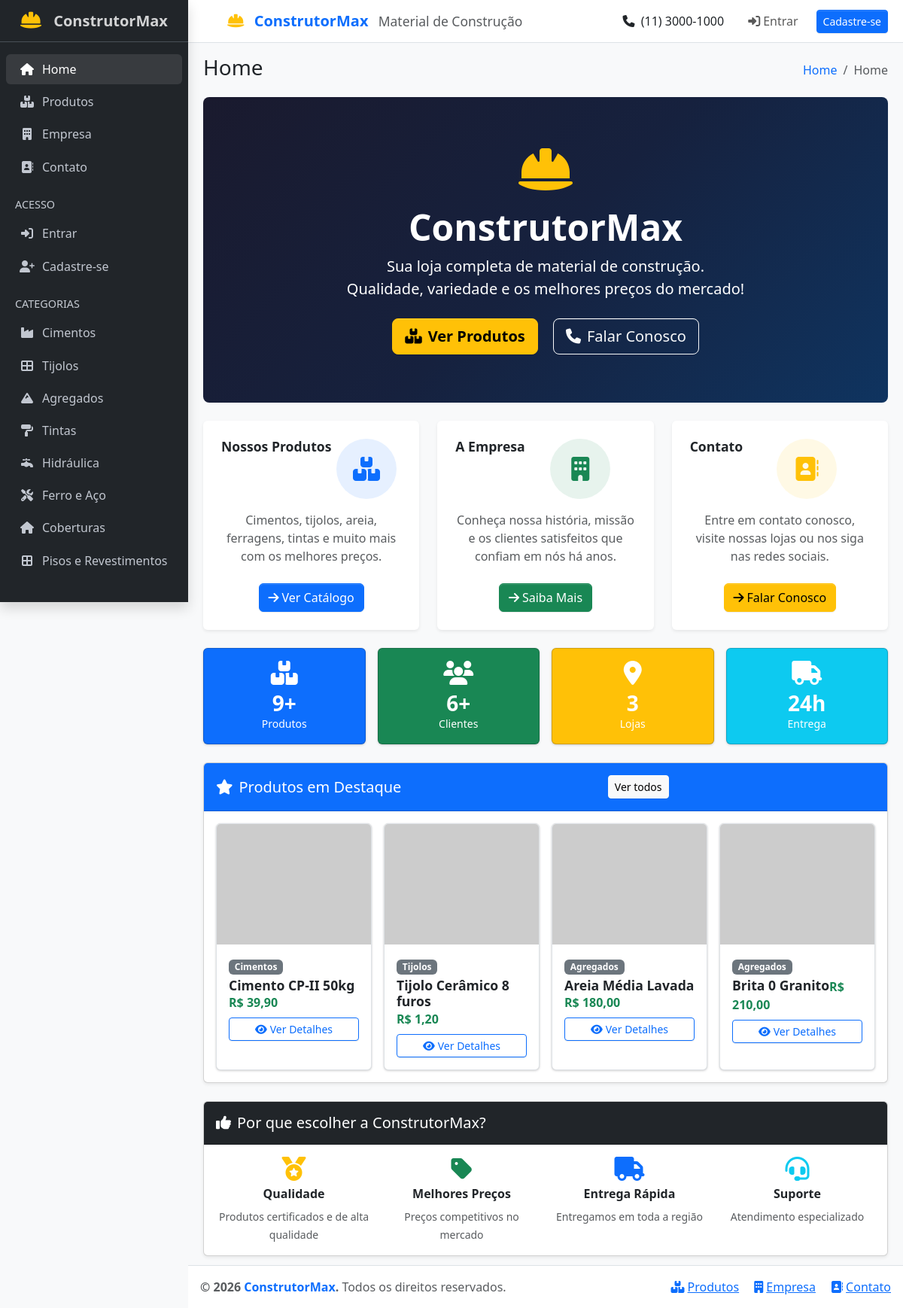
The page / on the database its author committed.
### tables this page shows
CREATE TABLE IF NOT EXISTS produtos (
    id        INT UNSIGNED    AUTO_INCREMENT PRIMARY KEY,
    nome      VARCHAR(150)    NOT NULL,
    categoria VARCHAR(80)     NOT NULL,
    preco     DECIMAL(10,2)   NOT NULL DEFAULT 0.00,
    estoque   INT UNSIGNED    NOT NULL DEFAULT 0,
    imagem    VARCHAR(500)    NOT NULL DEFAULT '',
    descricao TEXT            NOT NULL,
    criado_em TIMESTAMP       NOT NULL DEFAULT CURRENT_TIMESTAMP
);

### dados.php (called while the page is built, shortened)
<?php
function getProdutos(string $categoria = '', string $busca = ''): array {
    $db = getDB();
    $sql = '
        SELECT p.*, GROUP_CONCAT(pe.chave, "||", pe.valor ORDER BY pe.id SEPARATOR ";;") AS specs_raw
        FROM produtos p
        LEFT JOIN produto_especificacoes pe ON pe.produto_id = p.id
        WHERE 1=1
    ';
    $params = [];
    $sql .= ' GROUP BY p.id ORDER BY p.id';
    $stmt = $db->prepare($sql);
    $stmt->execute($params);
    $rows = $stmt->fetchAll();
    foreach ($rows as &$row) {
        $row['especificacoes'] = [];
        if (!empty($row['specs_raw'])) {
            foreach (explode(';;', $row['specs_raw']) as $spec) {
                [$chave, $valor] = explode('||', $spec, 2);
            }
        }
    }
    return $rows;
}
function getClientes(): array {
    $db = getDB();
    $stmt = $db->query('SELECT * FROM clientes ORDER BY id');
    return $stmt->fetchAll();
}
function getLocais(): array {
    $db = getDB();
    $stmt = $db->query('SELECT * FROM locais ORDER BY id');
    return $stmt->fetchAll();
}
$produtos = getProdutos();
$clientes = getClientes();
$locais   = getLocais();

### index.php (the view, shortened to what this page needs)
<?php
require_once 'dados.php';
require_once 'layout.php';
?>
<div class="hero-section rounded-3 mb-4 p-5 text-white text-center">
  <div class="py-3">
    <i class="fas fa-hard-hat fa-4x text-warning mb-3"></i>
    <h1 class="display-5 fw-bold">ConstrutorMax</h1>
    <p class="lead mb-4">Sua loja completa de material de construção.<br>Qualidade, variedade e os melhores preços do mercado!</p>
    <a href="produtos.php" class="btn btn-warning btn-lg me-3 fw-bold">
      <i class="fas fa-boxes me-2"></i>Ver Produtos
    </a>
    <a href="contato.php" class="btn btn-outline-light btn-lg">
      <i class="fas fa-phone me-2"></i>Falar Conosco
    </a>
  </div>
</div>
<div class="row g-4 mb-4">
  <div class="col-md-4">
    <div class="card h-100 border-0 shadow-sm produto-card">
      <div class="card-body text-center p-4">
        <div class="bg-primary bg-opacity-10 rounded-circle d-inline-flex align-items-center justify-content-center mb-3" style="width:80px;height:80px">
          <i class="fas fa-boxes fa-2x text-primary"></i>
        </div>
        <h4 class="card-title fw-bold">Nossos Produtos</h4>
        <p class="card-text text-muted">Cimentos, tijolos, areia, ferragens, tintas e muito mais com os melhores preços.</p>
        <a href="produtos.php" class="btn btn-primary mt-2">
          <i class="fas fa-arrow-right me-1"></i>Ver Catálogo
        </a>
      </div>
    </div>
  </div>
  <div class="col-md-4">
    <div class="card h-100 border-0 shadow-sm produto-card">
      <div class="card-body text-center p-4">
        <div class="bg-success bg-opacity-10 rounded-circle d-inline-flex align-items-center justify-content-center mb-3" style="width:80px;height:80px">
          <i class="fas fa-building fa-2x text-success"></i>
        </div>
        <h4 class="card-title fw-bold">A Empresa</h4>
        <p class="card-text text-muted">Conheça nossa história, missão e os clientes satisfeitos que confiam em nós há anos.</p>
        <a href="empresa.php" class="btn btn-success mt-2">
          <i class="fas fa-arrow-right me-1"></i>Saiba Mais
        </a>
      </div>
    </div>
  </div>
  <div class="col-md-4">
    <div class="card h-100 border-0 shadow-sm produto-card">
      <div class="card-body text-center p-4">
        <div class="bg-warning bg-opacity-10 rounded-circle d-inline-flex align-items-center justify-content-center mb-3" style="width:80px;height:80px">
          <i class="fas fa-address-book fa-2x text-warning"></i>
        </div>
        <h4 class="card-title fw-bold">Contato</h4>
        <p class="card-text text-muted">Entre em contato conosco, visite nossas lojas ou nos siga nas redes sociais.</p>
        <a href="contato.php" class="btn btn-warning mt-2">
          <i class="fas fa-arrow-right me-1"></i>Falar Conosco
        </a>
      </div>
    </div>
  </div>
</div>
<div class="row g-3 mb-4">
  <div class="col-6 col-md-3">
    <div class="card bg-primary text-white text-center p-3">
      <i class="fas fa-boxes fa-2x mb-2"></i>
      <h3 class="fw-bold mb-0"><?= count($produtos) ?>+</h3>
      <small>Produtos</small>
    </div>
  </div>
  <div class="col-6 col-md-3">
    <div class="card bg-success text-white text-center p-3">
      <i class="fas fa-users fa-2x mb-2"></i>
      <h3 class="fw-bold mb-0"><?= count($clientes) ?>+</h3>
      <small>Clientes</small>
    </div>
  </div>
  <div class="col-6 col-md-3">
    <div class="card bg-warning text-white text-center p-3">
      <i class="fas fa-map-marker-alt fa-2x mb-2"></i>
      <h3 class="fw-bold mb-0"><?= count($locais) ?></h3>
      <small>Lojas</small>
    </div>
  </div>
  <div class="col-6 col-md-3">
    <div class="card bg-info text-white text-center p-3">
      <i class="fas fa-truck fa-2x mb-2"></i>
      <h3 class="fw-bold mb-0">24h</h3>
      <small>Entrega</small>
    </div>
  </div>
</div>
<div class="card shadow-sm mb-4">
  <div class="card-header bg-primary text-white d-flex justify-content-between align-items-center">
    <h5 class="mb-0"><i class="fas fa-star me-2"></i>Produtos em Destaque</h5>
    <a href="produtos.php" class="btn btn-sm btn-light">Ver todos</a>
  </div>
  <div class="card-body">
    <div class="row g-3">
      <?php foreach (array_slice($produtos, 0, 4) as $p): ?>
      <div class="col-sm-6 col-lg-3">
        <div class="card h-100 produto-card border">
          <img src="<?= $p['imagem'] ?>" class="card-img-top" alt="<?= htmlspecialchars($p['nome']) ?>" style="height:160px;object-fit:cover">
          <div class="card-body p-3">
            <span class="badge bg-secondary badge-categoria mb-1"><?= htmlspecialchars($p['categoria']) ?></span>
            <h6 class="card-title fw-bold"><?= htmlspecialchars($p['nome']) ?></h6>
            <p class="text-success fw-bold mb-2">R$ <?= number_format($p['preco'], 2, ',', '.') ?></p>
            <a href="produto.php?id=<?= $p['id'] ?>" class="btn btn-sm btn-outline-primary w-100">
              <i class="fas fa-eye me-1"></i>Ver Detalhes
            </a>
          </div>
        </div>
      </div>
      <?php endforeach; ?>
    </div>
  </div>
</div>
<div class="card shadow-sm">
  <div class="card-header bg-dark text-white">
    <h5 class="mb-0"><i class="fas fa-thumbs-up me-2"></i>Por que escolher a ConstrutorMax?</h5>
  </div>
  <div class="card-body">
    <div class="row g-3 text-center">
      <div class="col-6 col-md-3">
        <i class="fas fa-medal fa-2x text-warning mb-2"></i>
        <h6 class="fw-bold">Qualidade</h6>
        <small class="text-muted">Produtos certificados e de alta qualidade</small>
      </div>
      <div class="col-6 col-md-3">
        <i class="fas fa-tag fa-2x text-success mb-2"></i>
        <h6 class="fw-bold">Melhores Preços</h6>
        <small class="text-muted">Preços competitivos no mercado</small>
      </div>
      <div class="col-6 col-md-3">
        <i class="fas fa-truck fa-2x text-primary mb-2"></i>
        <h6 class="fw-bold">Entrega Rápida</h6>
        <small class="text-muted">Entregamos em toda a região</small>
      </div>
      <div class="col-6 col-md-3">
        <i class="fas fa-headset fa-2x text-info mb-2"></i>
        <h6 class="fw-bold">Suporte</h6>
        <small class="text-muted">Atendimento especializado</small>
      </div>
    </div>
  </div>
</div>
<?php require_once 'layout_footer.php'; ?>

### rows shown on the page
produtos: categoria "Cimentos", nome "Cimento CP-II 50kg", preco "39,90"
produtos: categoria "Tijolos", nome "Tijolo Cerâmico 8 furos", preco "1,20"
produtos: categoria "Agregados", nome "Areia Média Lavada", preco "180,00"
produtos: categoria "Agregados", nome "Brita 0 Granito", preco "210,00"

### other values the page prints
$cat "Cimentos"
$cat "Tijolos"
$cat "Agregados"
$cat "Tintas"
$cat "Hidráulica"
$cat "Ferro e Aço"
$cat "Coberturas"
$cat "Pisos e Revestimentos"
$titulo "Home"
$b['nome'] "Home"
count($produtos) "9"
count($clientes) "6"
count($locais) "3"
